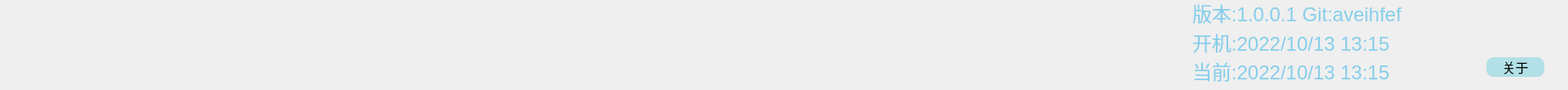
<?xml version="1.0" encoding="UTF-8"?>
<ui version="4.0">
 <class>widget_mainTitle</class>
 <widget class="QWidget" name="widget_mainTitle">
  <property name="geometry">
   <rect>
    <x>0</x>
    <y>0</y>
    <width>1920</width>
    <height>110</height>
   </rect>
  </property>
  <property name="windowTitle">
   <string>Form</string>
  </property>
  <widget class="QWidget" name="widget_bgiLogo" native="true">
   <property name="geometry">
    <rect>
     <x>9</x>
     <y>0</y>
     <width>332</width>
     <height>103</height>
    </rect>
   </property>
  </widget>
  <widget class="QWidget" name="widget_promptInfo" native="true">
   <property name="geometry">
    <rect>
     <x>347</x>
     <y>0</y>
     <width>1101</width>
     <height>103</height>
    </rect>
   </property>
  </widget>
  <widget class="QWidget" name="widget_date" native="true">
   <property name="geometry">
    <rect>
     <x>1460</x>
     <y>0</y>
     <width>351</width>
     <height>101</height>
    </rect>
   </property>
   <property name="styleSheet">
    <string notr="true">QLabel
{
	color:rgb(135, 206, 235);
}</string>
   </property>
   <layout class="QVBoxLayout" name="verticalLayout">
    <property name="leftMargin">
     <number>0</number>
    </property>
    <property name="rightMargin">
     <number>0</number>
    </property>
    <item>
     <widget class="QLabel" name="label_Version">
      <property name="font">
       <font>
        <pointsize>18</pointsize>
       </font>
      </property>
      <property name="text">
       <string>版本:1.0.0.1 Git:aveihfef</string>
      </property>
     </widget>
    </item>
    <item>
     <widget class="QLabel" name="label_OpenSoftware">
      <property name="font">
       <font>
        <pointsize>18</pointsize>
       </font>
      </property>
      <property name="text">
       <string>开机:2022/10/13 13:15</string>
      </property>
     </widget>
    </item>
    <item>
     <widget class="QLabel" name="label_CurrentTime">
      <property name="font">
       <font>
        <pointsize>18</pointsize>
       </font>
      </property>
      <property name="text">
       <string>当前:2022/10/13 13:15</string>
      </property>
     </widget>
    </item>
   </layout>
  </widget>
  <widget class="QPushButton" name="pushButton_about">
   <property name="geometry">
    <rect>
     <x>1820</x>
     <y>70</y>
     <width>71</width>
     <height>24</height>
    </rect>
   </property>
   <property name="font">
    <font>
     <pointsize>12</pointsize>
    </font>
   </property>
   <property name="styleSheet">
    <string notr="true">QPushButton
{
	background-color: rgb(178,224,230);
	border-radius:9px;
}

QPushButton:hover
{
	background-color: rgb(135,206,235);
}

QPushButton:pressed
{
	background-color: rgb(30,144,255);
	color: white;
}

QPushButton:disabled
{
	background-color: rgb(192,192,192);
}</string>
   </property>
   <property name="text">
    <string>关于</string>
   </property>
  </widget>
 </widget>
 <resources/>
 <connections/>
</ui>
